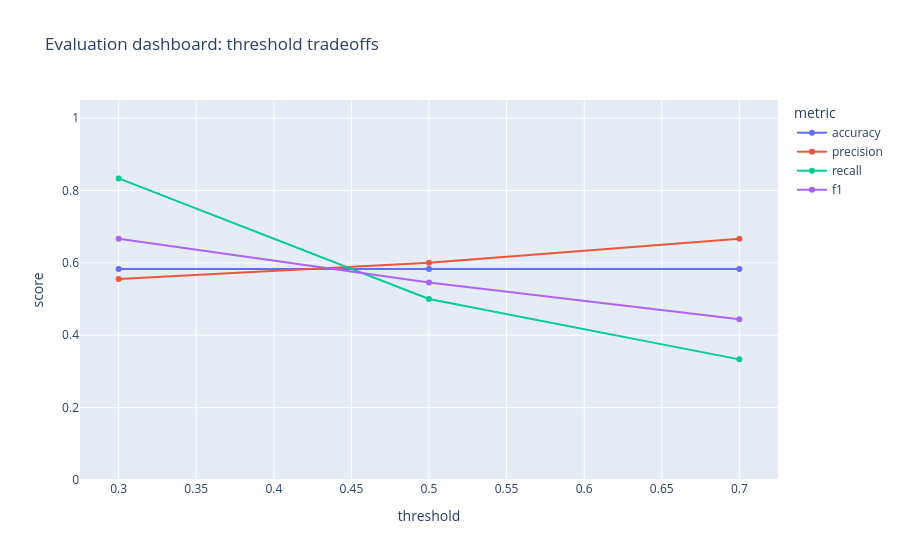

Notebook code for this chart:
### Code cell
try:
    import plotly.express as px
    long_df = report_df.melt(
        id_vars="threshold",
        value_vars=["accuracy", "precision", "recall", "f1"],
        var_name="metric",
        value_name="score",
    )
    fig = px.line(long_df, x="threshold", y="score", color="metric", markers=True,
                  title="Evaluation dashboard: threshold tradeoffs")
    fig.update_yaxes(range=[0, 1.05])
    fig.show()
except Exception as e:
    print("Plotly display skipped:", e)
    print(report_df[["threshold", "accuracy", "precision", "recall", "f1"]])

### Figure 1 — Plotly figure (JSON) as saved in the notebook; plotly's stock layout.template omitted (floating-point values rounded to 4 significant figures)
{"data": [{"hovertemplate": "metric=accuracy<br>threshold=%{x}<br>score=%{y}<extra></extra>", "legendgroup": "accuracy", "line": {"color": "#636efa", "dash": "solid"}, "marker": {"symbol": "circle"}, "mode": "lines+markers", "name": "accuracy", "orientation": "v", "showlegend": true, "type": "scatter", "x": [0.3, 0.5, 0.7], "xaxis": "x", "y": [0.5833, 0.5833, 0.5833], "yaxis": "y"}, {"hovertemplate": "metric=precision<br>threshold=%{x}<br>score=%{y}<extra></extra>", "legendgroup": "precision", "line": {"color": "#EF553B", "dash": "solid"}, "marker": {"symbol": "circle"}, "mode": "lines+markers", "name": "precision", "orientation": "v", "showlegend": true, "type": "scatter", "x": [0.3, 0.5, 0.7], "xaxis": "x", "y": [0.5556, 0.6, 0.6667], "yaxis": "y"}, {"hovertemplate": "metric=recall<br>threshold=%{x}<br>score=%{y}<extra></extra>", "legendgroup": "recall", "line": {"color": "#00cc96", "dash": "solid"}, "marker": {"symbol": "circle"}, "mode": "lines+markers", "name": "recall", "orientation": "v", "showlegend": true, "type": "scatter", "x": [0.3, 0.5, 0.7], "xaxis": "x", "y": [0.8333, 0.5, 0.3333], "yaxis": "y"}, {"hovertemplate": "metric=f1<br>threshold=%{x}<br>score=%{y}<extra></extra>", "legendgroup": "f1", "line": {"color": "#ab63fa", "dash": "solid"}, "marker": {"symbol": "circle"}, "mode": "lines+markers", "name": "f1", "orientation": "v", "showlegend": true, "type": "scatter", "x": [0.3, 0.5, 0.7], "xaxis": "x", "y": [0.6667, 0.5455, 0.4444], "yaxis": "y"}], "layout": {"legend": {"title": {"text": "metric"}, "tracegroupgap": 0}, "title": {"text": "Evaluation dashboard: threshold tradeoffs"}, "xaxis": {"anchor": "y", "domain": [0.0, 1.0], "title": {"text": "threshold"}}, "yaxis": {"anchor": "x", "domain": [0.0, 1.0], "range": [0, 1.05], "title": {"text": "score"}}}}
